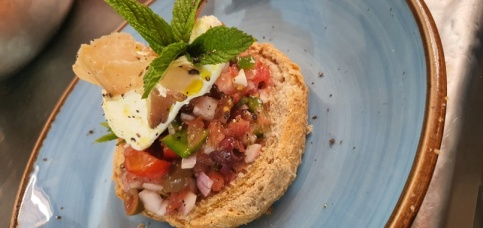
#> input picture assets/img/gallery/asd/20200606_163642.jpg, 483 x 228 px, found by its file name
$ python 'lower picture resolution.py'
#> lines starting #> are read from the running program, lines starting #| are printed output that depends on the picture
import cv2

folder = "/home/ageorg/Documents/amoudi/OsteriaX Free Website Template - Free-CSS.com/markups-osteriax/assets/img/gallery/asd/"
files = [
	'20200606_163642.jpg',
	'20200606_163649.jpg',
	'20200615_200141.jpg',
	'20200615_200150.jpg',
	'20200630_152746.jpg',
	'20200701_193901.jpg',
	'DSC_0453.JPG',
	'DSC_0454.JPG',
	'DSC_0455.JPG',
	'DSC_0456.JPG',
	'DSC_0457.JPG',
	'DSC_0458.JPG',
	'DSC_0459.JPG',
	'DSC_0460.JPG',
	'DSC_0461.JPG',
	'DSC_0462.JPG',
	'DSC_0463.JPG',
	'DSC_0464.JPG',
	'DSC_0465.JPG',
	'DSC_0466.JPG',
	'DSC_0467.JPG',
	'DSC_0468.JPG',
	'DSC_0469.JPG',
	'DSC_0470.JPG',
	'DSC_0471.JPG',
	'DSC_0472.JPG',
	'DSC_0473.JPG',
	'DSC_0474.JPG',
	'DSC_0475.JPG',
	'DSC_0476.JPG',
	'DSC_0477.JPG',
	'DSC_0478.JPG',
	'DSC_0479.JPG',
	'DSC_0480.JPG',
	'DSC_0481.JPG',
	'IMG_20200615_200502_278.jpg',
	'IMG_20200625_162721_534.jpg',


]
for file in files:
	img = cv2.imread(f'{folder}/{file}', cv2.IMREAD_UNCHANGED)
#> img is the input picture: shape (228, 483, 3); mean B, G, R 103.8, 124.7, 143.1
	# print('Original Dimensions : ',img.shape)
	name, suffix = file.split(".")
	scale_percent = 60  # percent of original size
	width = int(img.shape[1] * scale_percent / 100)
#> width = 289
	height = int(img.shape[0] * scale_percent / 100)
#> height = 136
	dim = (width, height)
#> dim = (289, 136)
	# resize image
	resized = cv2.resize(img, dim, interpolation = cv2.INTER_AREA)
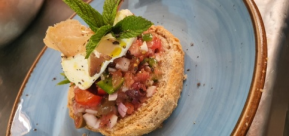
#> resized: shape (136, 289, 3); mean B, G, R 103.8, 124.7, 143.1
	print('Resized Dimensions : ',resized.shape)
#| Resized Dimensions :  (136, 289, 3)
#> pass 3 of the loop `for file in files:`:
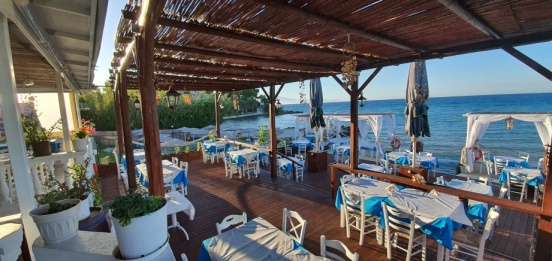
#> input picture assets/img/gallery/asd/20200615_200141.jpg, 552 x 261 px, found by its file name
#> img is the input picture: shape (261, 552, 3); mean B, G, R 97.6, 96.9, 96.4
#> `resized = cv2.resize(img, dim, interpolation = cv2.INTER_AREA)`:
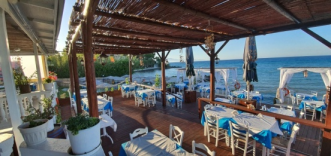
#> resized: shape (156, 331, 3); mean B, G, R 97.6, 96.9, 96.4
#| Resized Dimensions :  (156, 331, 3)
#> (the run stopped early here; a loop or call above may not have finished)
